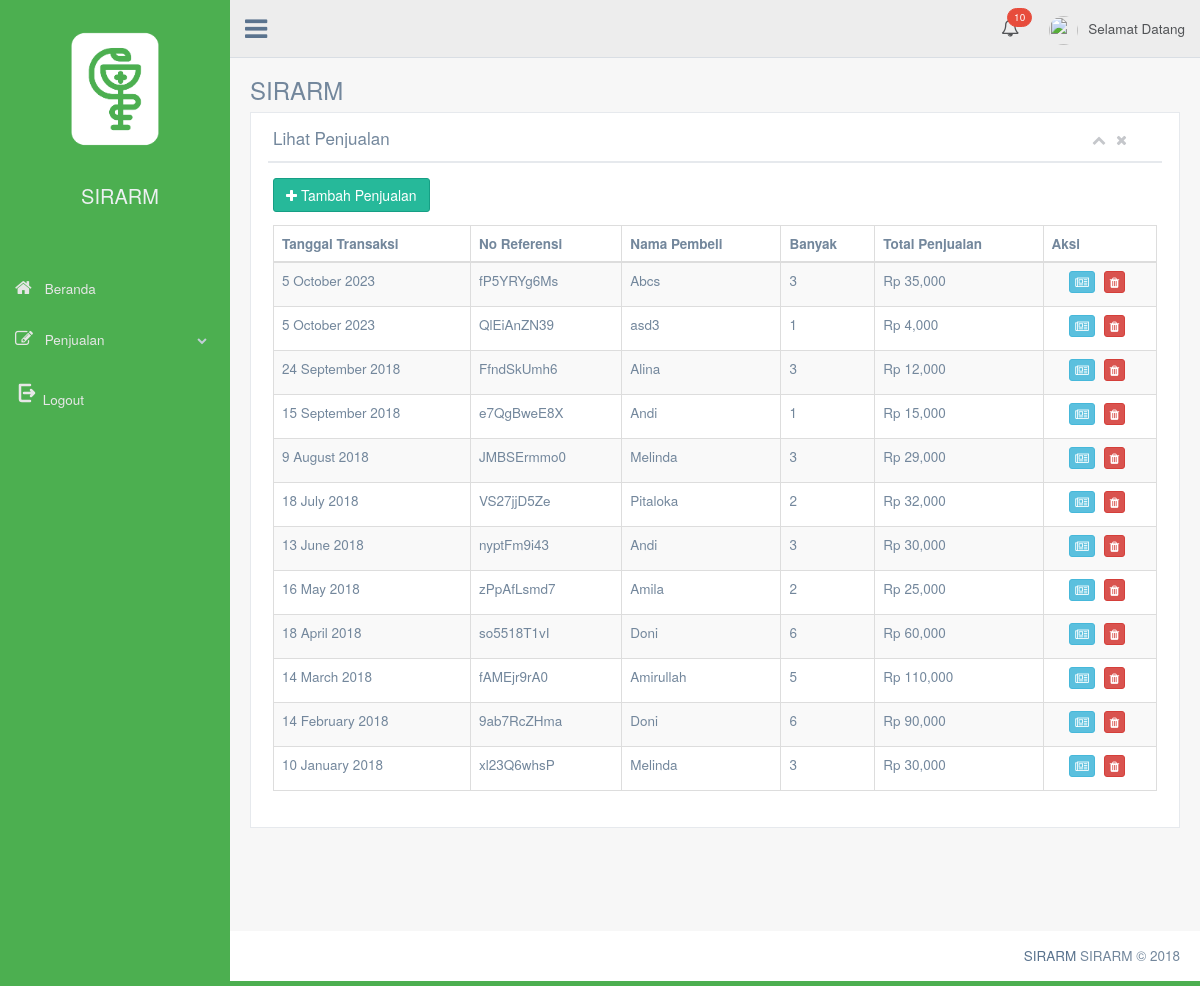
The page /example/table_invoice on the database its author committed.
### tables this page shows
CREATE TABLE `table_invoice` (
  `id_tagihan` int(5) NOT NULL,
  `ref` varchar(10) NOT NULL,
  `nama_obat` varchar(30) NOT NULL,
  `harga_jual` int(11) NOT NULL,
  `banyak` int(3) NOT NULL,
  `subtotal` int(11) NOT NULL,
  `nama_pembeli` varchar(40) NOT NULL,
  `tgl_beli` date NOT NULL,
  `grandtotal` int(11) NOT NULL
);

### application/libraries/Template.php (called while the page is built, shortened)
<?php
class Template {
    var $CI;
    function __construct() {
        $this->CI = & get_instance();
    }
    function set_parser($parser, $method = NULL) {
        $this->CI->load->library($parser);
    }
    function write_view($region, $view, $data = NULL, $overwrite = FALSE) {
        $content = $this->CI->load->view($view, $data, TRUE);
    }
}

### application/controllers/Example.php (called while the page is built, shortened)
<?php defined('BASEPATH') or exit('No direct script access allowed');
class Example extends CI_Controller
{
	function __construct()
	{
		$data['nullstock'] = $this->apotek_data->countstock();
		$data['nullex'] = $this->apotek_data->countex();
		$this->template->write_view('sidenavs', 'template/default_sidenavs', true);
		$this->template->write_view('navs', 'template/default_topnavs.php', $data, true);
	}
	function table_invoice()
	{
		$data['table_invoice'] = $this->apotek_data->invoice()->result();
		$this->template->write('title', 'Lihat Penjualan', TRUE);
		$this->template->write('header', 'SIRARM');
		$this->template->write_view('content', 'tes/table_invoice', $data, true);
		$this->template->render();
	}
}

### index.php (called while the page is built, shortened)
<?php
require_once BASEPATH . 'core/CodeIgniter.php';

### application/models/apotek_data.php (called while the page is built, shortened)
<?php
class Apotek_data extends CI_Model
{
    function invoice()
    {
        $this->db->select('*');
            $this->db->select_sum('table_invoice.banyak');
            $this->db->group_by('ref');
            $this->db->order_by ('tgl_beli', 'DESC');
            $run_q = $this->db->get('table_invoice');
            return $run_q;
    }
}

### application/views/tes/table_invoice.php (the view, shortened to what this page needs)
<div class="row">
	<div class="col-md-12 col-sm-12 col-xs-12">
		<div class="x_panel">
			<div class="x_title">
				<h2>Lihat Penjualan</h2>
				<ul class="nav navbar-right panel_toolbox">
					<li><a class="collapse-link"><i class="fa fa-chevron-up"></i></a>
					</li>
					<li><a class="close-link"><i class="fa fa-close"></i></a>
					</li>
				</ul>
				<div class="clearfix">
				</div>
			</div>
			<div class="x_content">
				<a href="<?php echo base_url('example/form_invoice') ?>"><button type="button" class="btn btn-success" style="margin-bottom: 13px"><span class="fa fa-plus"></span> Tambah Penjualan </button></a>
				<table id="datatable-buttons" class="table table-striped table-bordered">
					<thead>
						<tr>
							<th>Tanggal Transaksi</th>
							<th>No Referensi</th>
							<th>Nama Pembeli</th>
							<th>Banyak</th>
							<th>Total Penjualan</th>
							<th>Aksi</th>
						</tr>
					</thead>
					<tbody>
						<?php foreach($table_invoice as $i){ ?>
						<tr>
							<td><?php echo date('j F Y',strtotime($i->tgl_beli)) ?></td>
							<td><?php echo $i->ref ?></td>
							<td><?php echo $i->nama_pembeli ?></td>
							<td><?php echo $i->banyak ?></td>
							<td>Rp <?php echo number_format($i->grandtotal) ?></td>
							<td style=" text-align: center;">
								<?php echo anchor('example/invoice_page/'.$i->ref, '<button class="btn btn-info btn-xs" type="button"><span class="fa fa-newspaper-o"></span></button>');?>
								<?php echo anchor('example/remove_inv/'.$i->ref, '<button class="btn btn-danger btn-xs" type="button"><span class="fa fa-trash"></span></button>');?>
					         </td>
						</tr>
						<?php } ?>
					</tbody>
				</table>
		</div>
	</div>
	</div>
</div>

### rows shown on the page
table_invoice: tgl_beli "5 October 2023", ref "fP5YRYg6Ms", nama_pembeli "Abcs", banyak "3", grandtotal "35,000"
table_invoice: tgl_beli "5 October 2023", ref "QlEiAnZN39", nama_pembeli "asd3", banyak "1", grandtotal "4,000"
table_invoice: tgl_beli "24 September 2018", ref "FfndSkUmh6", nama_pembeli "Alina", banyak "3", grandtotal "12,000"
table_invoice: tgl_beli "15 September 2018", ref "e7QgBweE8X", nama_pembeli "Andi", banyak "1", grandtotal "15,000"
table_invoice: tgl_beli "9 August 2018", ref "JMBSErmmo0", nama_pembeli "Melinda", banyak "3", grandtotal "29,000"
table_invoice: tgl_beli "18 July 2018", ref "VS27jjD5Ze", nama_pembeli "Pitaloka", banyak "2", grandtotal "32,000"
table_invoice: tgl_beli "13 June 2018", ref "nyptFm9i43", nama_pembeli "Andi", banyak "3", grandtotal "30,000"
table_invoice: tgl_beli "16 May 2018", ref "zPpAfLsmd7", nama_pembeli "Amila", banyak "2", grandtotal "25,000"
table_invoice: tgl_beli "18 April 2018", ref "so5518T1vI", nama_pembeli "Doni", banyak "6", grandtotal "60,000"
table_invoice: tgl_beli "14 March 2018", ref "fAMEjr9rA0", nama_pembeli "Amirullah", banyak "5", grandtotal "110,000"
table_invoice: tgl_beli "14 February 2018", ref "9ab7RcZHma", nama_pembeli "Doni", banyak "6", grandtotal "90,000"
table_invoice: tgl_beli "10 January 2018", ref "xl23Q6whsP", nama_pembeli "Melinda", banyak "3", grandtotal "30,000"

### other values the page prints
$nulltol "10"
$header "SIRARM"
$footer "SIRARM © 2018"
